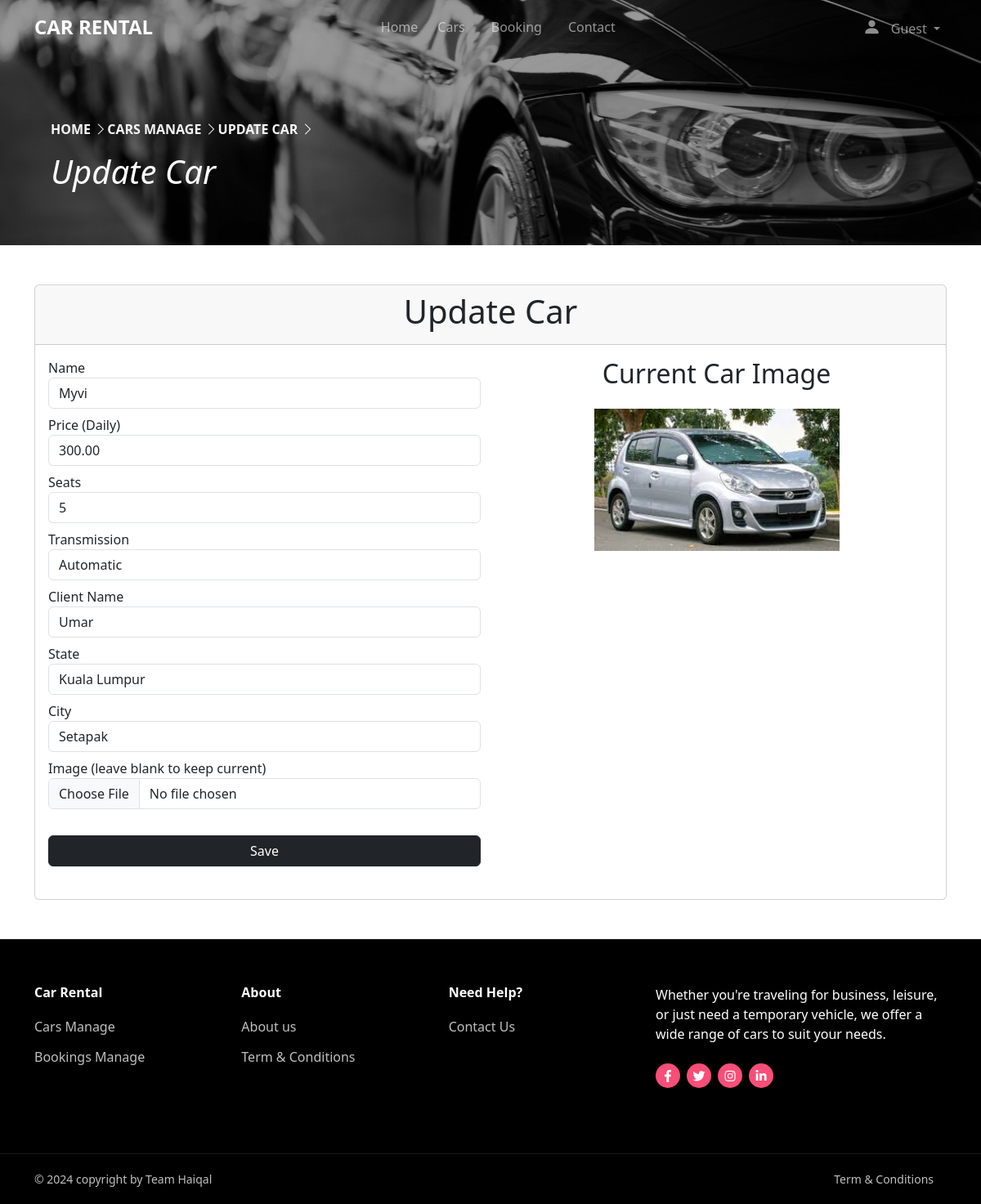
The page /clients/cars-update.php?updateid=1 on the database its author committed.
### tables this page shows
CREATE TABLE `cars` (
  `id` int(11) NOT NULL,
  `name` varchar(255) NOT NULL,
  `client_name` varchar(255) NOT NULL,
  `price` varchar(255) NOT NULL,
  `seats` int(200) NOT NULL,
  `trans` varchar(255) NOT NULL,
  `image` varchar(255) NOT NULL,
  `state` varchar(255) DEFAULT NULL,
  `city` varchar(255) DEFAULT NULL
);

### clients/cars-update.php (the view, shortened to what this page needs)
<?php
require_once("includes/headerClients.php");
include "../db_conn.php";
if (isset($_GET['updateid'])) {
    $id = $_GET['updateid'];
    $sql = "SELECT * FROM cars WHERE id=?";
    $stmt = mysqli_prepare($conn, $sql);
    mysqli_stmt_bind_param($stmt, "i", $id);
    mysqli_stmt_execute($stmt);
    $result = mysqli_stmt_get_result($stmt);
    if (mysqli_num_rows($result) == 1) {
        $row = mysqli_fetch_assoc($result);
        $name = $row['name'];
        $price = $row['price'];
        $seats = $row['seats'];
        $trans = $row['trans'];
        $clientname = $row['client_name'];
        $image = $row['image'];
        $state = $row['state'];
        $city = $row['city'];
    } else {
        echo '<div class="alert alert-danger text-center">Car not found.</div>';
        exit();
    }
} else {
    echo '<div class="alert alert-danger text-center">No car ID specified.</div>';
    exit();
}
?>
<main >
<body>
        <div>
            <div style="position: relative;">
                <img src="../imgs/bg4.jpg" class="bg-img4 w-100" alt="Background image">
                <div class="overlay"></div>
                <div class="container">
                    <div class="row no-gutters align-items-end justify-content-start">
                        <div class="col-md-9 ftco-animate pb-5 text-overlay">
                            <nav aria-label="breadcrumb">
                                <ol class="breadcrumb fs-10 fw-bold text-uppercase">
                                    <div class="mr-5">
                                        <a href="index.php" class="text-decoration-none home-link">Home
                                            <i class="bi bi-chevron-right"></i>
                                        </a>
                                    </div>
                                    <a href="manage.php" class="text-decoration-none home-link">Cars Manage
                                        <i class="bi bi-chevron-right"></i>
                                    </a>
                                    <a class="text-decoration-none text-light">Update Car
                                        <i class="bi bi-chevron-right"></i>
                                    </a>
                                </ol>
                            </nav>
                            <h1 class="fst-italic text-capitalize text-white">Update Car</h1>
                        </div>
                    </div>
                </div>
            </div>
        </div>
        <div class="container d-flex justify-content-center align-items-center mt-5 mb-5" >
        <div class="card" style="width: 90rem;">
        <div class="card-header text-center">
            <h1>Update Car</h1>
        </div>
        <div class="card-body">
            <div class="row">
                <div class="col-md-6">
                    <form action="" method="post" enctype="multipart/form-data">
                        <div class="form-group mb-2">
                            <label for="name">Name</label>
                            <input type="text" id="name" name="name" class="form-control" value="<?= htmlspecialchars($name) ?>" required>
                        </div>
                        <div class="form-group mb-2">
                            <label for="price">Price (Daily)</label>
                            <input type="number" id="price" name="price" class="form-control" value="<?= htmlspecialchars(str_replace('RM ', '', $price)) ?>" required>
                        </div>
                        <div class="form-group mb-2">
                            <label for="seats">Seats</label>
                            <input type="number" id="seats" name="seats" class="form-control" value="<?= htmlspecialchars($seats) ?>" required>
                        </div>
                        <div class="form-group mb-2">
                            <label for="trans">Transmission</label>
                            <select class="form-control" name="trans" required>
                                <option value="Automatic" <?= $trans == "Automatic" ? "selected" : "" ?>>Automatic</option>
                            </select>
                        </div>
                        <div class="form-group mb-2">
                            <label for="clientname">Client Name</label>
                            <input type="text" id="clientname" name="clientname" class="form-control" value="<?= htmlspecialchars($clientname) ?>" required>
                        </div>
                        <div class="form-group mb-2">
                            <label for="state">State</label>
                            <input type="text" id="state" name="state" class="form-control" value="<?= htmlspecialchars($state) ?>" required>
                        </div>
                        <div class="form-group mb-2">
                            <label for="city">City</label>
                            <input type="text" id="city" name="city" class="form-control" value="<?= htmlspecialchars($city) ?>" required>
                        </div>
                        <div class="form-group mb-2">
                            <label for="file">Image (leave blank to keep current)</label>
                            <input type="file" id="file" name="file" class="form-control">
                        </div>
                        <button class="btn btn-dark my-4 w-100" type="submit" name="save">Save</button>
                    </form>
                </div>
                <div class="col-md-6 text-center">
                    <h2>Current Car Image</h2>
                    <img src="<?= htmlspecialchars($image) ?>" alt="Car Image" class="img-fluid mt-3">
                </div>
            </div>
        </div>
    </div>
</body>
</main>
<?php
require_once("includes/footerClients.php");
?>

### clients/includes/css/clients.css (style rules this page uses)
body { background-blend-mode: overlay; overflow-x: hidden; min-height: 100vh; display: flex; flex-direction: column; color: #ffffff; }
.bg-img4 { background-position: 50% 50%; object-position: center 15%; height: 300px; width: 100vw; object-fit: cover; filter: brightness(0.6); }
.overlay { position: absolute; top: 0; left: 0; width: 100%; height: 100%; z-index: 1; }
.text-overlay { position: absolute; bottom: 10px; left: 50px; z-index: 2; }
.home-link { color: whitesmoke; text-decoration: none; transition: color 0.3s ease; }

### clients/includes/css/footer.css (style rules this page uses)
a { text-decoration: none; background-color: transparent; }

### clients/cars-update.php (style rules this page uses)
img { width: 300px; }

### rows shown on the page
cars: name "Myvi", price "300.00", seats "5", trans "Automatic", clientname "Umar", state "Kuala Lumpur", city "Setapak", image (picture)

### other values the page prints
$clientnametop "Guest"
